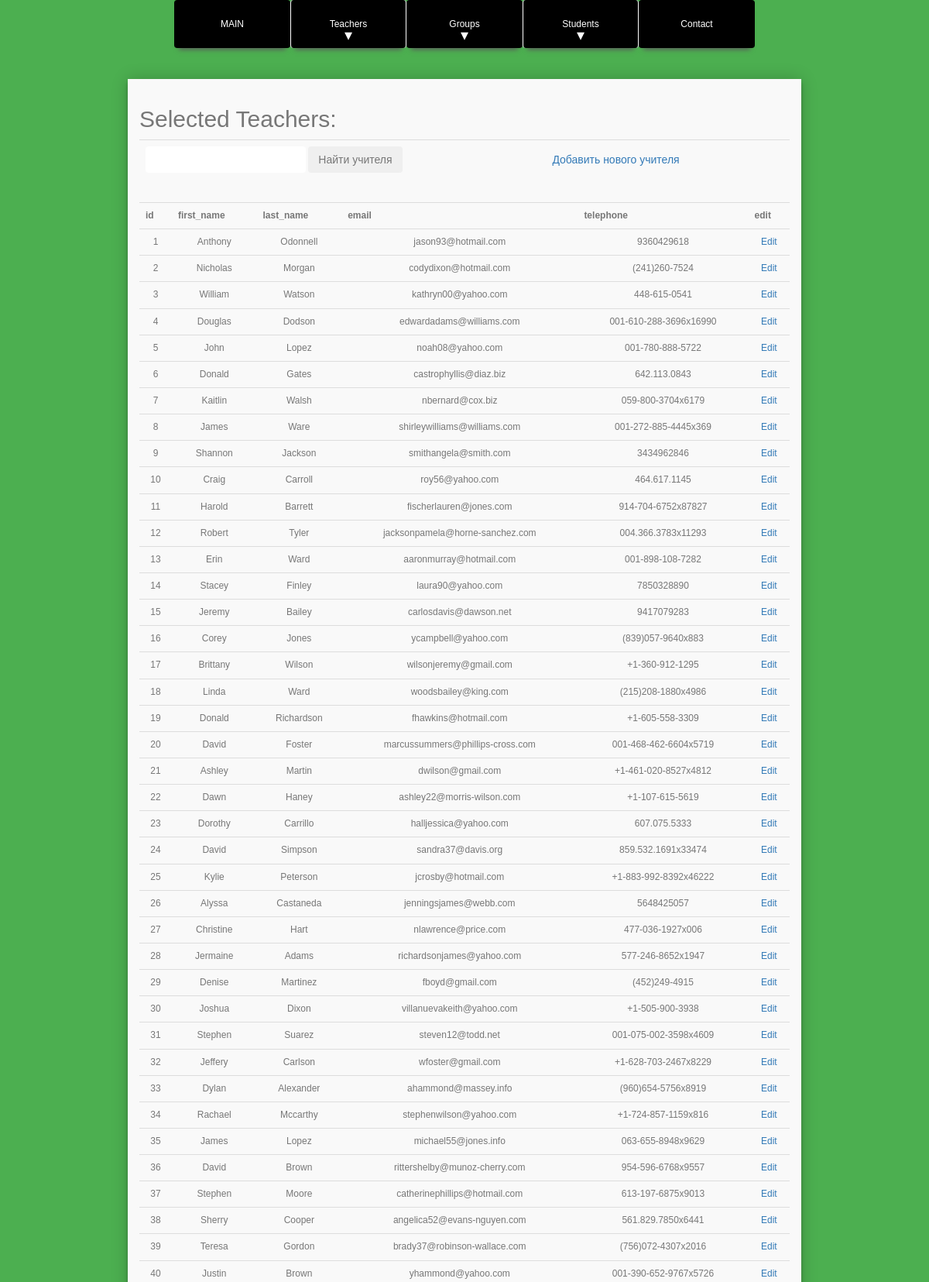
The page /teachers/list/ (upper part) on the database its author committed.
### teachers_app/models.py (models this page shows, shortened)
class Teacher(models.Model):
    first_name = models.CharField(max_length=20)
    last_name = models.CharField(max_length=20)
    email = models.EmailField()
    telephone = models.CharField(max_length=16)

### teachers_app/views.py (the view)
# urls.py: path('list/', teachers_list, name='list-t'),
def teachers_list(request):
    queryset = Teacher.objects.all()
    """response = ''"""
    fn = request.GET.get('data')
    if fn:
        queryset = queryset.filter(Q(first_name__startswith=fn) |
                                   Q(last_name__startswith=fn) |
                                   Q(email__startswith=fn))
    """for teacher in queryset:
        response += teacher.get_info() + '<br> ______________ <br><br>'"""
    return render(request,
                  'teachers_list.html',
                  context={'teachers_list': queryset})

### teachers_app/templates/teachers_list.html (shortened to what this page needs)
{% extends 'base.html' %}
{% block content %}
    <div class="container">
        <form id="contact">
            <h3>Selected Teachers:</h3>
            <fieldset>
               <table class="table">
                <tr>
                    <th>
                <form action="{% url 'list-t' %}" method="get">
            <fieldset>
                <input name="data" class="btn">
                <input name="submit" class="btn" type="submit" value="Найти учителя">
            </fieldset>
        </form>
                    </th>
                    <th>
                    <a href="{% url 'add-t' %}" class="btn">Добавить нового учителя</a>
                </th>
                <th>
                </th>
            </tr>
         </table>
                <table class="table">
        <tr>
                  <th>id</th>
                  <th>first_name</th>
                  <th>last_name</th>
                    <th>email</th>
                    <th>telephone</th>
                    <th>edit</th>
                  </tr>
         {% for teacher in teachers_list %}
        <tr>
        <td>{{ teacher.id }}</td>
        <td>{{ teacher.first_name }}</td>
        <td>{{ teacher.last_name }}</td>
        <td>{{ teacher.email }}</td>
        <td>{{ teacher.telephone }}</td>
        <td><a href="{% url 'edit-t' teacher.id %}">Edit</a></td>
                 </tr>
                {% endfor %}
                </table>
    </fieldset>
    </form>
</div>
{% endblock content %}

### students_app/static/css/styles.css (style rules this page uses)
* { margin: 0; padding: 0; box-sizing: border-box; -webkit-box-sizing: border-box; -moz-box-sizing: border-box; -webkit-font-smoothing: antialiased; -moz-font-smoothing: antialiased; -o-font-smoothing: antialiased; font-smoothing: antialiased; text-rendering: optimizeLegibility; }
body { font-family: "Roboto", Helvetica, Arial, sans-serif; font-weight: 100; font-size: 12px; line-height: 30px; color: #777; background: #4CAF50; }
.container { max-width: 900px; width: 100%; margin: 0 auto; position: relative; }
#contact { background: #F9F9F9; padding: 15px; margin: 10px 0; box-shadow: 0 0 20px 0 rgba(0, 0, 0, 0.2), 0 5px 5px 0 rgba(0, 0, 0, 0.24); }
#contact h3 { display: block; font-size: 30px; font-weight: 400; margin-bottom: 10px; }
fieldset { border: medium none !important; margin: 0 0 10px; min-width: 100%; padding: 0; width: 100%; }
table { font-family: "Lucida Sans Unicode", "Lucida Grande", Sans-Serif; font-size: 12px; border-collapse: collapse; text-align: center; }

### students_app/static/css/menu.css (style rules this page uses)
a { text-align:center }
body { font-family:Tahoma,Geneva,sans-serif; font-weight:400 }

### rows shown on the page
Teacher: id "1", first_name "Anthony", last_name "Odonnell", email "jason93@hotmail.com", telephone "9360429618"
Teacher: id "2", first_name "Nicholas", last_name "Morgan", email "codydixon@hotmail.com", telephone "(241)260-7524"
Teacher: id "3", first_name "William", last_name "Watson", email "kathryn00@yahoo.com", telephone "448-615-0541"
Teacher: id "4", first_name "Douglas", last_name "Dodson", email "edwardadams@williams.com", telephone "001-610-288-3696x16990"
Teacher: id "5", first_name "John", last_name "Lopez", email "noah08@yahoo.com", telephone "001-780-888-5722"
Teacher: id "6", first_name "Donald", last_name "Gates", email "castrophyllis@diaz.biz", telephone "642.113.0843"
Teacher: id "7", first_name "Kaitlin", last_name "Walsh", email "nbernard@cox.biz", telephone "059-800-3704x6179"
Teacher: id "8", first_name "James", last_name "Ware", email "shirleywilliams@williams.com", telephone "001-272-885-4445x369"
Teacher: id "9", first_name "Shannon", last_name "Jackson", email "smithangela@smith.com", telephone "3434962846"
Teacher: id "10", first_name "Craig", last_name "Carroll", email "roy56@yahoo.com", telephone "464.617.1145"
Teacher: id "11", first_name "Harold", last_name "Barrett", email "fischerlauren@jones.com", telephone "914-704-6752x87827"
Teacher: id "12", first_name "Robert", last_name "Tyler", email "jacksonpamela@horne-sanchez.com", telephone "004.366.3783x11293"
Teacher: id "13", first_name "Erin", last_name "Ward", email "aaronmurray@hotmail.com", telephone "001-898-108-7282"
Teacher: id "14", first_name "Stacey", last_name "Finley", email "laura90@yahoo.com", telephone "7850328890"
Teacher: id "15", first_name "Jeremy", last_name "Bailey", email "carlosdavis@dawson.net", telephone "9417079283"
Teacher: id "16", first_name "Corey", last_name "Jones", email "ycampbell@yahoo.com", telephone "(839)057-9640x883"
Teacher: id "17", first_name "Brittany", last_name "Wilson", email "wilsonjeremy@gmail.com", telephone "+1-360-912-1295"
Teacher: id "18", first_name "Linda", last_name "Ward", email "woodsbailey@king.com", telephone "(215)208-1880x4986"
Teacher: id "19", first_name "Donald", last_name "Richardson", email "fhawkins@hotmail.com", telephone "+1-605-558-3309"
Teacher: id "20", first_name "David", last_name "Foster", email "marcussummers@phillips-cross.com", telephone "001-468-462-6604x5719"
Teacher: id "21", first_name "Ashley", last_name "Martin", email "dwilson@gmail.com", telephone "+1-461-020-8527x4812"
Teacher: id "22", first_name "Dawn", last_name "Haney", email "ashley22@morris-wilson.com", telephone "+1-107-615-5619"
Teacher: id "23", first_name "Dorothy", last_name "Carrillo", email "halljessica@yahoo.com", telephone "607.075.5333"
Teacher: id "24", first_name "David", last_name "Simpson", email "sandra37@davis.org", telephone "859.532.1691x33474"
Teacher: id "25", first_name "Kylie", last_name "Peterson", email "jcrosby@hotmail.com", telephone "+1-883-992-8392x46222"
Teacher: id "26", first_name "Alyssa", last_name "Castaneda", email "jenningsjames@webb.com", telephone "5648425057"
Teacher: id "27", first_name "Christine", last_name "Hart", email "nlawrence@price.com", telephone "477-036-1927x006"
Teacher: id "28", first_name "Jermaine", last_name "Adams", email "richardsonjames@yahoo.com", telephone "577-246-8652x1947"
Teacher: id "29", first_name "Denise", last_name "Martinez", email "fboyd@gmail.com", telephone "(452)249-4915"
Teacher: id "30", first_name "Joshua", last_name "Dixon", email "villanuevakeith@yahoo.com", telephone "+1-505-900-3938"
Teacher: id "31", first_name "Stephen", last_name "Suarez", email "steven12@todd.net", telephone "001-075-002-3598x4609"
Teacher: id "32", first_name "Jeffery", last_name "Carlson", email "wfoster@gmail.com", telephone "+1-628-703-2467x8229"
Teacher: id "33", first_name "Dylan", last_name "Alexander", email "ahammond@massey.info", telephone "(960)654-5756x8919"
Teacher: id "34", first_name "Rachael", last_name "Mccarthy", email "stephenwilson@yahoo.com", telephone "+1-724-857-1159x816"
Teacher: id "35", first_name "James", last_name "Lopez", email "michael55@jones.info", telephone "063-655-8948x9629"
Teacher: id "36", first_name "David", last_name "Brown", email "rittershelby@munoz-cherry.com", telephone "954-596-6768x9557"
Teacher: id "37", first_name "Stephen", last_name "Moore", email "catherinephillips@hotmail.com", telephone "613-197-6875x9013"
Teacher: id "38", first_name "Sherry", last_name "Cooper", email "angelica52@evans-nguyen.com", telephone "561.829.7850x6441"
Teacher: id "39", first_name "Teresa", last_name "Gordon", email "brady37@robinson-wallace.com", telephone "(756)072-4307x2016"
Teacher: id "40", first_name "Justin", last_name "Brown", email "yhammond@yahoo.com", telephone "001-390-652-9767x5726"
